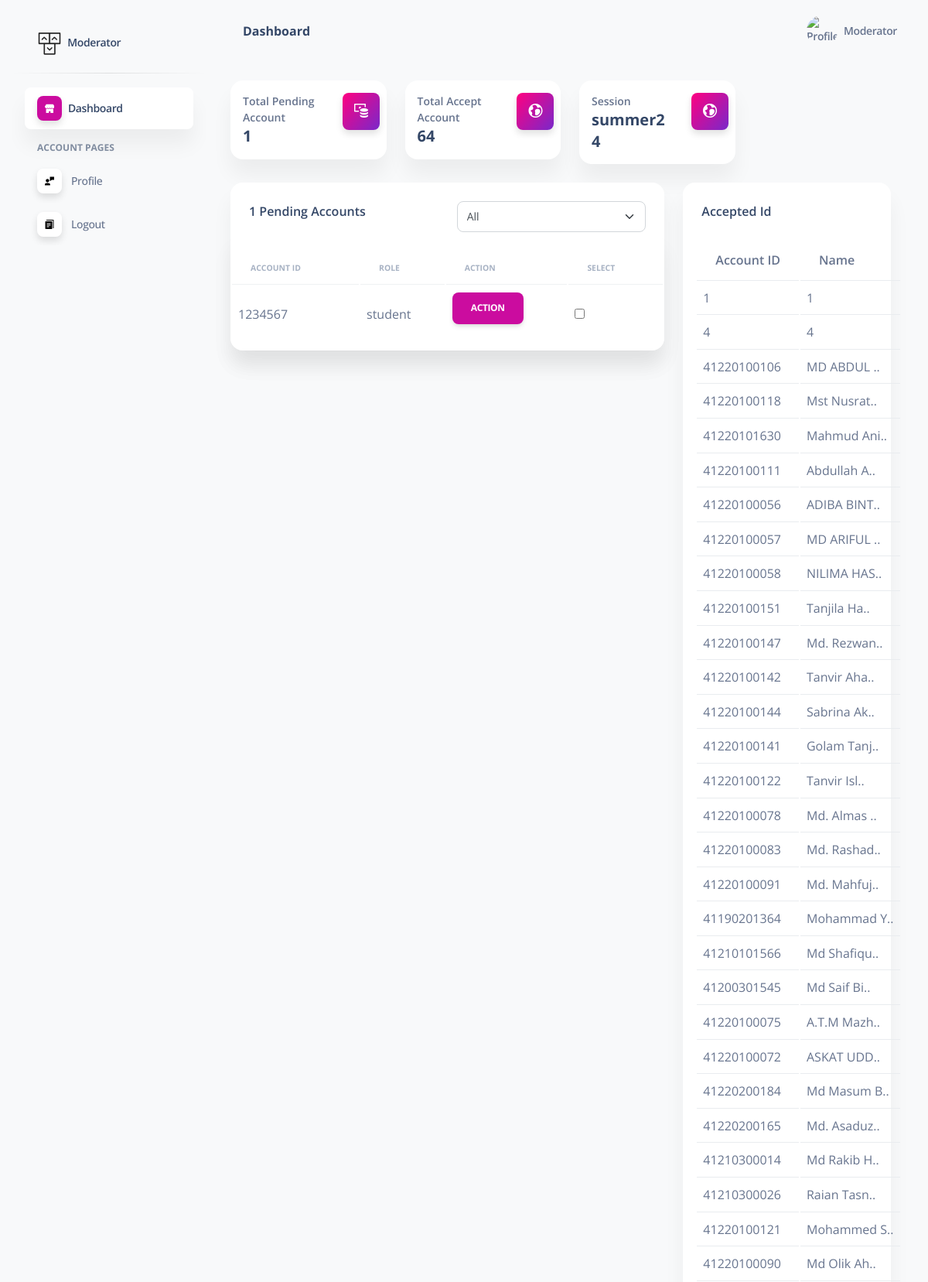
The page /moderator/ (signed in, upper part) on the database its author committed.
### tables this page shows
CREATE TABLE `users` (
  `student_id` varchar(50) NOT NULL,
  `name` varchar(100) DEFAULT NULL,
  `email` varchar(255) NOT NULL,
  `password` varchar(255) NOT NULL,
  `role` enum('student','faculty','admin','super_admin','master_admin') NOT NULL,
  `teacher_id` varchar(50) DEFAULT NULL,
  `id_photo` varchar(255) DEFAULT NULL,
  `profile_picture` varchar(255) DEFAULT NULL,
  `semester` varchar(50) DEFAULT NULL,
  `created_at` timestamp NOT NULL DEFAULT CURRENT_TIMESTAMP,
  `session` varchar(50) DEFAULT NULL,
  `id` int NOT NULL,
  `verify` int NOT NULL DEFAULT '0'
);

### moderator/extention/header_database.php (called while the page is built)
<?php
 $student_id= $_SESSION['super_admin'];
$query = "SELECT * FROM users WHERE student_id = '$student_id'";
$result = mysqli_query($connection, $query);
if ($result && mysqli_num_rows($result) > 0) {
    $row = mysqli_fetch_assoc($result);
    $session = $row['session'];
}
$query = "SELECT COUNT(*) AS group_count1 FROM users WHERE verify = '0' AND role NOT IN ('admin', 'super_admin','master_admin')";
$result = mysqli_query($connection, $query);
if ($result) {
    $row = mysqli_fetch_assoc($result);
    $groupCount1 = $row['group_count1'];
} else {
    $groupCount1=0;
    }
    $query_active = "SELECT COUNT(*) AS group_count2 FROM users WHERE verify = '1' AND role NOT IN ('admin', 'super_admin','master_admin') ";
    $result_active = mysqli_query($connection, $query_active);
    if ($result_active) {
        $row = mysqli_fetch_assoc($result_active);
        $groupCount2 = $row['group_count2'];
    } else {
        $groupCount2=0;
        }
?>

### moderator/index.php (the view, shortened to what this page needs)
<?php
include '../database.php';
include 'extention/header_database.php';
?>
<!DOCTYPE html>
<html lang="en">
<head>
    <link href="assets/css/nucleo-icons.css" rel="stylesheet" />
    <link href="assets/css/nucleo-svg.css" rel="stylesheet" />
    <link href="assets/css/nucleo-svg.css" rel="stylesheet" />
    <link id="pagestyle" href="assets/css/soft-ui-dashboard.min.css?v=1.0.7" rel="stylesheet" />
</head>
<body class="g-sidenav-show  bg-gray-100">
    <main class="main-content position-relative max-height-vh-100 h-100 border-radius-lg ">
        <nav class="navbar navbar-main navbar-expand-lg px-0 mx-4 shadow-none border-radius-xl" id="navbarBlur"
            navbar-scroll="true">
            <div class="container-fluid py-1 px-3">
                <nav aria-label="breadcrumb">
                    <h6 class="font-weight-bolder mb-0">Dashboard</h6>
                </nav>
                <div class="collapse navbar-collapse mt-sm-0 mt-2 me-md-0 me-sm-4" id="navbar">
                    <ul class="navbar-nav  justify-content-end">
                        <?php include 'extention/profile_thumbnail.php'; ?>
                    </ul>
                </div>
            </div>
        </nav>
        <div class="container-fluid py-4">
            <div class="row">
            <?php include 'extention/header.php'; ?>
                <div class="row my-4">
                    <div class="col-lg-8 col-md-6 mb-md-0 mb-4">
                        <div class="card">
                            <div class="card-header pb-0">
                                <div class="row">
                                    <div class="col-lg-6 col-7">
                                        <h6> <?php echo $groupCount1 ?> Pending Accounts</h6>
                                    </div>
                                    <div class="col-lg-6 col-5">
                                <select id="roleSelect" class="form-select" aria-label="Select Role">
                                <option value="all">All</option>
                                </select>
                            </div>
                                </div>
                            </div>
                            <div class="card">
    <div class="card-body px-0 pb-2">
        <div class="table-responsive">
            <table id="accountTableBody" class="table align-items-center mb-0">
                <thead>
                    <tr>
                        <th class="text-uppercase text-secondary text-xxs font-weight-bolder opacity-7">Account ID</th>
                        <th class="text-uppercase text-secondary text-xxs font-weight-bolder opacity-7">Role</th>
                        <th class="text-uppercase text-secondary text-xxs font-weight-bolder opacity-7">Action</th>
                        <th class="text-uppercase text-secondary text-xxs font-weight-bolder opacity-7">Select</th>
                    </tr>
                </thead>
                <tbody>
                    <?php
                    $query = "SELECT * FROM users where verify='0'AND role NOT IN ('admin', 'super_admin','master_admin') ORDER BY id DESC";
                    $result = mysqli_query($connection, $query);
                    if (mysqli_num_rows($result) > 0) {
                        while ($row = mysqli_fetch_assoc($result)) {
                            echo '<tr>';
                            echo '<td>';
                            if ($row['student_id'] == 0) {
                                echo $row['teacher_id'];
                            } else {
                                echo $row['student_id'];
                            }
                            echo '</td>';
                            echo '<td>' . $row['role'] . '</td>';
                            echo '<td><button class="btn btn-primary action-button" data-student-id="' . $row['student_id'] . '" data-teacher-id="' . $row['teacher_id'] . '">Action</button></td>';
                            echo '<td><input type="checkbox" name="select[]" value="' . $row['id'] . '"></td>';
                            echo '</tr>';
                        }
                    } else {
                        echo '<tr><td colspan="5" class="text-center">No data found.</td></tr>';
                    }
                    ?>
                </tbody>
            </table>
        </div>
    </div>
</div>
                        </div>
                    </div>
                    <div class="col-lg-4 col-md-6">
                        <div class="card h-100">
                        <div class="card-header pb-0">
    <h6>Accepted Id</h6>
</div>
<div class="card-body p-3">
    <table class="table">
        <thead>
            <tr>
                <th>Account ID</th>
                <th>Name</th>
            </tr>
        </thead>
        <tbody>
            <?php
            $query = "SELECT * FROM users WHERE verify = 1 AND role NOT IN ('admin', 'super_admin','master_admin') ORDER BY id DESC";
            $result = mysqli_query($connection, $query);
            if (mysqli_num_rows($result) > 0) {
                while ($row = mysqli_fetch_assoc($result)) {
                    echo '<tr>';
                    if ($row['student_id'] == 0) {
                        echo '<td>' . $row['teacher_id'] . '</td>';
                    } else {
                        echo '<td>' . $row['student_id'] . '</td>';
                    }
                    $name = $row['name'];
echo '<td>' . (strlen($name) > 10 ? substr($name, 0, 10) . '..' : $name) . '</td>';
                    echo '</tr>';
                }
            } else {
                echo '<tr><td colspan="2">No accepted IDs found.</td></tr>';
            }
            ?>
        </tbody>
    </table>
</div>
                            </div>
                        </div>
                    </div>
                </div>
            </div>
    </main>
</body>
</html>

### moderator/extention/profile_thumbnail.php (shortened to what this page needs)
<?php
$student_id = $_SESSION['super_admin'];
$queryi = "SELECT * FROM users WHERE student_id = '$student_id'";
$resulti = mysqli_query($connection, $queryi);
if ($resulti && mysqli_num_rows($resulti) > 0) {
    $row = mysqli_fetch_assoc($resulti);
    $name = $row['name'];
    $profile_photo= $row['profile_picture'];
}
?>
<li class="nav-item d-flex align-items-center">
<a href="javascript:;" class="nav-link text-body font-weight-bold px-0">
<div class="d-flex align-items-center">
    <div class="thumbnail-circle">
        <img src="/uploads/students/<?php echo $profile_photo ?>?<?php echo time(); ?>" alt="Profile Photo">
    </div>
    <span class="ml-2"> <?php echo $name ?> </span>
</div>
</a>
</li>

### moderator/extention/header.php
<?php
include 'header_database.php';
?>
<div class="col-xl-3 col-sm-6 mb-xl-0 mb-4">
                    <div class="card">
                        <div class="card-body p-3">
                            <div class="row">
                                <div class="col-8">
                                    <div class="numbers">
                                        <p class="text-sm mb-0 text-capitalize font-weight-bold">Total Pending Account</p>
                                        <h5 class="font-weight-bolder mb-0"><?php echo $groupCount1 ?></h5>
                                    </div>
                                </div>
                                <div class="col-4 text-end">
                                    <div
                                        class="icon icon-shape bg-gradient-primary shadow text-center border-radius-md">
                                        <i class="ni ni-money-coins text-lg opacity-10" aria-hidden="true"></i>
                                    </div>
                                </div>
                            </div>
                        </div>
                    </div>
                </div>
                <div class="col-xl-3 col-sm-6 mb-xl-0 mb-4">
                    <div class="card">
                        <div class="card-body p-3">
                            <div class="row">
                                <div class="col-8">
                                    <div class="numbers">
                                        <p class="text-sm mb-0 text-capitalize font-weight-bold">Total Accept Account</p>
                                        <h5 class="font-weight-bolder mb-0"><?php echo $groupCount2 ?></h5>
                                    </div>
                                </div>
                                <div class="col-4 text-end">
                                    <div
                                        class="icon icon-shape bg-gradient-primary shadow text-center border-radius-md">
                                        <i class="ni ni-world text-lg opacity-10" aria-hidden="true"></i>
                                    </div>
                                </div>
                            </div>
                        </div>
                    </div>
                </div>
                <div class="col-xl-3 col-sm-6 mb-xl-0 mb-4">
                    <div class="card">
                        <div class="card-body p-3">
                            <div class="row">
                                <div class="col-8">
                                    <div class="numbers">
                                        <p class="text-sm mb-0 text-capitalize font-weight-bold">Session</p>
                                        <h5 class="font-weight-bolder mb-0"><?php echo $session ?></h5>
                                    </div>
                                </div>
                                <div class="col-4 text-end">
                                    <div
                                        class="icon icon-shape bg-gradient-primary shadow text-center border-radius-md">
                                        <i class="ni ni-world text-lg opacity-10" aria-hidden="true"></i>
                                    </div>
                                </div>
                            </div>
                        </div>
                    </div>
                </div>

### moderator/assets/css/nucleo-svg.css (style rules this page uses)
.icon { display: inline-block; color: #111111; height: 1em; width: 1em; }
.icon { fill: currentColor; stroke: none; }

### moderator/extention/profile_thumbnail.php (style rules this page uses)
.thumbnail-circle { width: 40px; height: 40px; border-radius: 50%; overflow: hidden; }
.thumbnail-circle img { width: 100%; height: 100%; object-fit: cover; }
.ml-2 { margin-left: 0.5rem !important; }

### rows shown on the page
users: name "Moderator", session "summer24"
users: student "1234567", role "student"
users: student "1", name "1"
users: student "4", name "4"
users: student "41220100106", name "MD ABDUL"
users: student "41220100118", name "Mst Nusrat"
users: student "41220101630", name "Mahmud Ani"
users: student "41220100111", name "Abdullah A"
users: student "41220100056", name "ADIBA BINT"
users: student "41220100057", name "MD ARIFUL"
users: student "41220100058", name "NILIMA HAS"
users: student "41220100151", name "Tanjila Ha"
users: student "41220100147", name "Md. Rezwan"
users: student "41220100142", name "Tanvir Aha"
users: student "41220100144", name "Sabrina Ak"
users: student "41220100141", name "Golam Tanj"
users: student "41220100122", name "Tanvir Isl"
users: student "41220100078", name "Md. Almas"
users: student "41220100083", name "Md. Rashad"
users: student "41220100091", name "Md. Mahfuj"
users: student "41190201364", name "Mohammad Y"
users: student "41210101566", name "Md Shafiqu"
users: student "41200301545", name "Md Saif Bi"
users: student "41220100075", name "A.T.M Mazh"
users: student "41220100072", name "ASKAT UDD"
users: student "41220200184", name "Md Masum B"
users: student "41220200165", name "Md. Asaduz"
users: student "41210300014", name "Md Rakib H"
users: student "41210300026", name "Raian Tasn"
users: student "41220100121", name "Mohammed S"
users: student "41220100090", name "Md Olik Ah"

### other values the page prints
$groupCount1 "1"
$groupCount2 "64"
